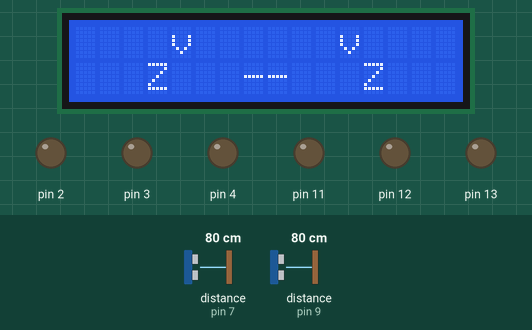
A sketch run on a simulated Arduino Uno, built with avr-gcc and run on an emulated ATmega328P. Shown: 16×2 character LCD, output pins drawn as LEDs (lit = HIGH). Wiring (inferred from the names in the program): 2 × ultrasonic range finder: trigger pin 8, echo pin 9 / trigger pin 10, echo pin 7. Inputs (shaded band) come from the test bench; at power-on: distance to the obstacle (sensors on pin 7, pin 9) 80 cm. The echo pulse lasts 58.3 µs per cm; pins used as bus, display or sensor lines are not drawn; what the sketch prints to the serial monitor is not drawn.

Above: at 2.3 s.
2.4 s: distance to the obstacle (sensor on pin 7) set to 72 cm
At 3.4 s:
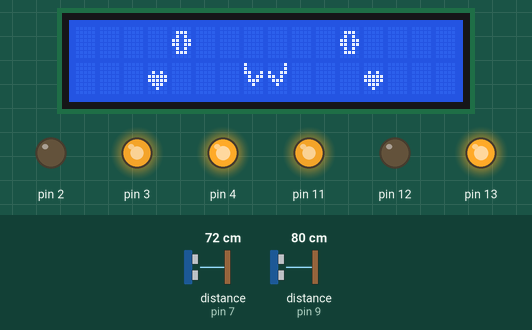
4.0 s: distance to the obstacle (sensor on pin 9) set to 2 cm
At 5.2 s:
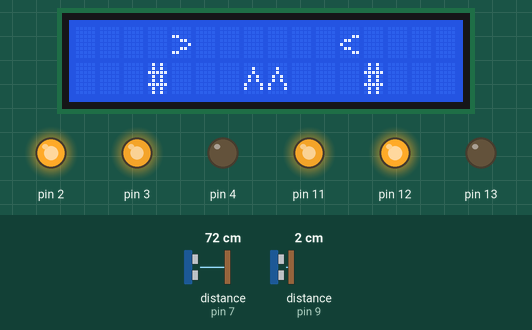
5.5 s: distance to the obstacle (sensor on pin 9) set to 35 cm
At 6.6 s:
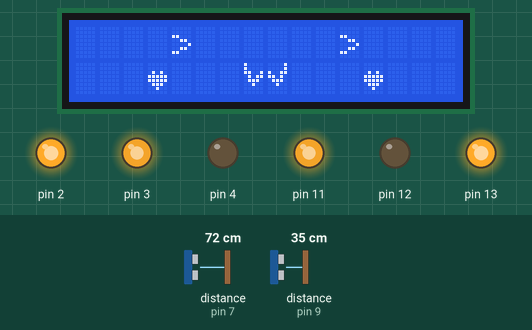
7.1 s: distance to the obstacle (sensor on pin 9) set to 120 cm
At 8.0 s:
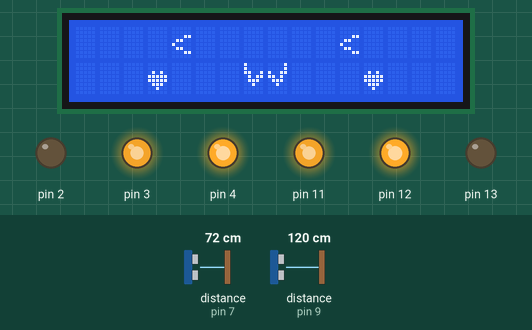
10.1 s: distance to the obstacle (sensor on pin 7) set to 73 cm
At 10.7 s:
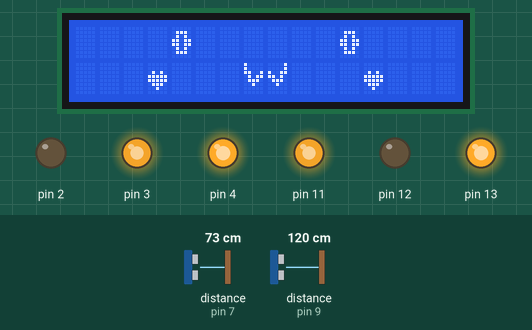
11.6 s: distance to the obstacle (sensor on pin 7) set to 35 cm
At 12.8 s:
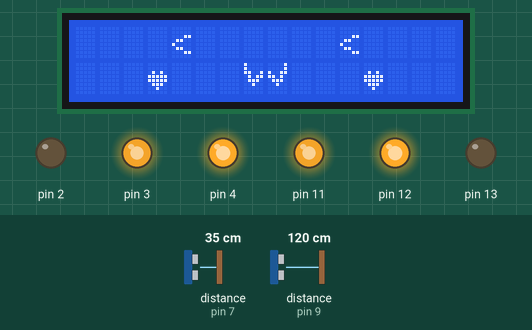
Timing chart, 0 to 14.6 s (numbered marks = the images above; inputs shaded):
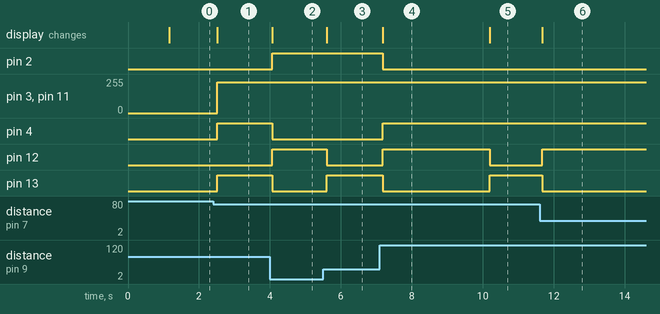

Measured:
- the behaviour switches between 76 and 75 cm on distance to the obstacle (sensor on pin 7) (found by bisection; images 0 and 1)
- the behaviour switches between 72 and 73 cm on distance to the obstacle (sensor on pin 7) (found by bisection; images 4 and 5)
- after the input at 2.4 s, pin 3, pin 11: 0/255 → 231/255 after 0.11 s; pin 4, pin 13: LOW → HIGH after 0.11 s; the display: changes after 0.11 s (image 1)
- after the input at 4.0 s, pin 2, pin 12: LOW → HIGH after 0.06 s; pin 4, pin 13: HIGH → LOW after 0.06 s; the display: changes after 0.06 s (image 2)
- after the input at 5.5 s, pin 12: HIGH → LOW after 0.10 s; pin 13: LOW → HIGH after 0.10 s; the display: changes after 0.10 s (image 3)
- after the input at 7.1 s, pin 2, pin 13: HIGH → LOW after 0.08 s; pin 4, pin 12: LOW → HIGH after 0.08 s; the display: changes after 0.08 s (image 4)
- after the input at 10.1 s, pin 12: HIGH → LOW after 0.09 s; pin 13: LOW → HIGH after 0.09 s; the display: changes after 0.09 s (image 5)
- after the input at 11.6 s, pin 12: LOW → HIGH after 0.08 s; pin 13: HIGH → LOW after 0.08 s; the display: changes after 0.08 s (image 6)

The sketch:

LCD_and_CAT_Final.ino
```cpp
/* PiMart code for The PiMart C.A.T. or the Computer Advised Tracker
 *  Created By: Adam Belkahdir
 *  CoCreated By: Jayson Lopez
*/
// an included library that allows the LCD (Liquid Crystal Display) to work
#include <LiquidCrystal_I2C.h>

LiquidCrystal_I2C lcd(0x27,16,2);  // set the LCD address to 0x3F for a 16 chars and 2 line display


// defines main car pins
const int LeftWheelForward = 4;
const int RightWheelForward = 13;
const int LeftWheelReverse = 2;
const int RightWheelReverse = 12;
const int RightEngine = 11;     //These seem to not be needed as per the Robotic Behavior assignment
const int LeftEngine = 3;
const int rightEchoPin = 9;
const int rightTriggerPin = 8;
const int leftEchoPin = 7;
const int leftTriggerPin = 10;

const int StateGap = 5;
const int MinDistance = 1;    //Some clamp values so the distance measurements don't go above or below these.
const int MaxDistance = 100;
const int ReverseDistance = 10;
const int StopDistance = 25 - StateGap;    //The distance in which the cat will stop. (in cm)
const int FollowDistance = 25 + StateGap;    //The bottom bound where the cat will start to follow. Any distance above this value is what the CAT considers alright to pursue
const int MaxFollowDistance = 75;    //The upper bound where the cat will start to ignore. Any distance above this value the CAT just ignores
const int DistanceMeasurementErrorBounds = 28;    //This distance determines the allowed difference in distances before actually turning left or right.
const int TravelSpeed = 999;

//defines an assortment of characters and phrases for the LCD to display
String group = "PiMart C.A.T. ";
String c = "                  ";
String names = "Adam,Alyna,Jayson,Jessie,and,Caden";

//The following byte arrays are character definitions for the LCD.
byte Heart[8] =
{
0b00000,
0b00000,
0b01010,
0b11111,
0b11111,
0b01110,
0b00100,
0b00000
};

byte GoLeftEye[8] =
{
0b00000,
0b00000,
0b11000,
0b00110,
0b00001,
0b00110,
0b11000,
0b00000
};
byte GoRightEye[8] =
{
0b00000,
0b00000,
0b00011,
0b01100,
0b10000,
0b01100,
0b00011,
0b00000
};
byte ReverseEye[8] =
{
0b00000,
0b00000,
0b00000,
0b00000,
0b00000,
0b00000,
0b00000,
0b00000
};
byte ForwardEye[8] =
{
0b00000,
0b01110,
0b01010,
0b11011,
0b11011,
0b01010,
0b01110,
0b00000
};
byte ReverseMouth[8] =
{
0b00000,
0b00100,
0b00100,
0b01010,
0b01010,
0b10001,
0b10001,
0b00000
};
byte GoMouthL[8] =
{
0b10000,
0b10000,
0b11001,
0b01011,
0b01110,
0b00100,
0b00000,
0b00000
};
byte GoMouthR[8] =
{
0b00001,
0b00001,
0b10011,
0b11010,
0b01110,
0b00100,
0b00000,
0b00000
};
byte Blush[8] =
{
0b01010,
0b01010,
0b11111,
0b01010,
0b01010,
0b11111,
0b01010,
0b01010
};
byte PlaceHolder[8] =
{
0b00000,
0b00000,
0b00000,
0b00000,
0b00000,
0b00000,
0b00000,
0b00000
};

void ForwardFace(){   //A method printing to the LCD the array assortment of characters to make the "forward" face.
  lcd.clear();
  lcd.setCursor(4,0);
  lcd.write(4);
  lcd.setCursor(11,0);
  lcd.write(4);
  lcd.setCursor(7,1);
  lcd.write(6);
  lcd.write(7);
  lcd.setCursor(3,1);
  lcd.write(0);
  lcd.setCursor(12,1);
  lcd.write(0);
}

void ReverseFace(){   //A method printing to the LCD the array assortment of characters to make the "reverse" face.
  lcd.clear();
  lcd.setCursor(4,0);
  lcd.write(1);
  lcd.setCursor(11,0);
  lcd.write(2);
  lcd.setCursor(7,1);
  lcd.write(5);
  lcd.write(5);
  lcd.setCursor(3,1);
  lcd.write(3);
  lcd.setCursor(12,1);
  lcd.write(3);
}
void LeftFace(){   //A method printing to the LCD the array assortment of characters to make the "left" face.
  lcd.clear();
  lcd.setCursor(4,0);
  lcd.write(1);
  lcd.setCursor(11,0);
  lcd.write(1);
  lcd.setCursor(7,1);
  lcd.write(6);
  lcd.write(7);
  lcd.setCursor(3,1);
  lcd.write(0);
  lcd.setCursor(12,1);
  lcd.write(0);
}
void RightFace(){   //A method printing to the LCD the array assortment of characters to make the "right" face.
  lcd.clear();
  lcd.setCursor(4,0);
  lcd.write(2);
  lcd.setCursor(11,0);
  lcd.write(2);
 lcd.setCursor(7,1);
  lcd.write(6);
  lcd.write(7);
  lcd.setCursor(3,1);
  lcd.write(0);
  lcd.setCursor(12,1);
  lcd.write(0);
}
void StopFace(){   //A method printing to the LCD the array assortment of characters to make the "stop" face.
  lcd.clear();
  lcd.setCursor(4,0);
  lcd.print("v");
  lcd.setCursor(11,0);
  lcd.print("v");
  lcd.setCursor(7,1);
  lcd.print("-");
  lcd.print("-");
  lcd.setCursor(3,1);
  lcd.print("Z");
  lcd.setCursor(12,1);
  lcd.print("Z");
}


//The following is the actual code

class Wheel
{
  public:             // Access specifier
    int forwardPinNumber;
    int reversePinNumber;
    int enginePinNumber;

    Wheel(int enginePin, int forwardPin, int reversePin)    //The initializer method for a singular wheel. This method sets all the pin numbers and modes for each pin.
    {
      forwardPinNumber = forwardPin;    //Stores all the pins as fields to access.
      reversePinNumber = reversePin;
      enginePinNumber = enginePin;
      pinMode(enginePinNumber, OUTPUT);   //Sets all of these wheel pins as output pins for the Arduino.
      pinMode(forwardPinNumber, OUTPUT);
      pinMode(reversePinNumber, OUTPUT);
    }

    void GoForward(int TravelSpeed)   //A method that moves this wheel forward.
    {
      analogWrite(enginePinNumber, TravelSpeed);    //Changes the pin speed
      analogWrite(forwardPinNumber, TravelSpeed);
      digitalWrite(forwardPinNumber, HIGH);   //Has the wheel move forward by applying voltage to the forward pin.
      digitalWrite(reversePinNumber, LOW);
    }

    void Reverse(int TravelSpeed)
    {
      analogWrite(enginePinNumber, TravelSpeed);    //Changes the pin speed
      analogWrite(reversePinNumber, TravelSpeed);
      digitalWrite(forwardPinNumber, LOW);    //Has the wheel move in reverse by applying voltage to the reverse pin.
      digitalWrite(reversePinNumber, HIGH);
    }

    void Stop()
    {
      analogWrite(enginePinNumber, 0);    //Stops all pins
      analogWrite(forwardPinNumber, 0);
      analogWrite(reversePinNumber, 0);
      digitalWrite(forwardPinNumber, LOW);    //Disables both the forward and reverse pins of the wheel.
      digitalWrite(reversePinNumber, LOW);
    }
};

class UltraSensor
{
  public:             // Access specifier
    int echoPinNumber;
    int triggerPinNumber;

    UltraSensor(int echoPin, int triggerPin)    //The initializer method for an ultrasound sensor. This method sets all the pin numbers and modes for each pin.
    {
      echoPinNumber = echoPin;    //Stores all the pins as fields to access.
      triggerPinNumber = triggerPin;
      pinMode(echoPin, INPUT);
      pinMode(triggerPin, OUTPUT);
    }

    int Scan(int minDist, int maxDist)    //A method that will return the distance within the known bounds.
    {
      digitalWrite(triggerPinNumber, LOW);   //Disables the ultrasound emitter to make sure there are no extra waves.
      delayMicroseconds(2);
      digitalWrite(triggerPinNumber, HIGH);    //Triggers the ultrasound emitter.
      delayMicroseconds(10);
      digitalWrite(triggerPinNumber, LOW);   //Disables the ultrasound emitter.

      long duration = pulseIn(echoPinNumber, HIGH);   //Has the ultrasound sensors receiver wait and interpret the wave signals that return.
      int distance = duration * 0.034 / 2;    //Converts the time it took for the waves to arrive into a distance.

      if (distance < minDist)   //Clamps the distance so we don't get... unwanted values
        distance = minDist;
      else if (distance > maxDist)
        distance = maxDist;

      return distance;
    }

    int TakeAverageDistance(int amountOfScans, int delayPerScan)    //Takes multiple scans and averages them out for a closer approximation of what the distance really is.
    {
        int avgDist = 0;
        for (int i = 0; i < amountOfScans; i++)
        {
          avgDist += Scan(MinDistance, MaxDistance);
          delayMicroseconds(delayPerScan);
        }
        avgDist /= amountOfScans;
        return avgDist;
    }
};

Wheel leftWheel(LeftEngine, LeftWheelForward, LeftWheelReverse);    //Defines the wheels as objects which we control separately.
Wheel rightWheel(RightEngine, RightWheelForward, RightWheelReverse);
UltraSensor leftSensor(leftEchoPin, leftTriggerPin);    //Defines both sensors as objects we can control individually.
UltraSensor rightSensor(rightEchoPin, rightTriggerPin);

void setup()
{
  Serial.begin(9600);   //Sets up the serial monitor
  lcd.begin(16, 2);   //Sets up the LCD
  lcd.print("PiMart Robot");
  lcd.setBacklight(1);
  lcd.createChar(0, Heart);
  lcd.createChar(1, GoLeftEye);
  lcd.createChar(2, GoRightEye);
  lcd.createChar(3, Blush);
  lcd.createChar(4, ForwardEye);
  lcd.createChar(5, ReverseMouth);
  lcd.createChar(6, GoMouthL);
  lcd.createChar(7, GoMouthR);
  delay (1000);
}

//Methods for cat
void MoveForward()    //Moves the cat forward
{
  ForwardFace();
  leftWheel.GoForward(TravelSpeed);   //Moves both wheels forward
  rightWheel.GoForward(TravelSpeed);
}

void MoveReverse()    //Moves the cat in reverse
{
  ReverseFace();
  leftWheel.Reverse(TravelSpeed);   //Moves both wheels in reverse
  rightWheel.Reverse(TravelSpeed);
}

void MoveLeft()   //Moves the cat to the left (in place)
{
  LeftFace();
  leftWheel.Reverse(TravelSpeed);
  rightWheel.GoForward(TravelSpeed);  //i changed from stop to forward
  /*rightWheel.GoForward(TravelSpeed);
  leftWheel.Stop();*/
}

void MoveRight()   //Moves the cat to the right (in place)
{
  RightFace();
  leftWheel.GoForward(TravelSpeed); //i changed from stop to forward
  rightWheel.Reverse(TravelSpeed);

  /*leftWheel.GoForward(TravelSpeed);
  rightWheel.Stop();*/
}

void MoveStop()   //Stops all wheels to stop the cat.
{
  StopFace();
  leftWheel.Stop();
  rightWheel.Stop();
}

bool NumberInErrorBounds(int num1, int num2)    //Compares two numbers to determine if they are within a certain margin of error from each other.
{
  int err = DistanceMeasurementErrorBounds;
  return num1 >= num2 - err && num1 <= num2 + err;
}

void loop()
{
  delay(10);
  Serial.println(" ");    //These prints are to separate the data in the serial monitor to make the data readable.
  Serial.println(" ");
  Serial.println(" ");
  Serial.println(" ");
  Serial.println(" ");
  Serial.println(" ");
  Serial.println(" ");
  int leftDistance = leftSensor.Scan(MinDistance, MaxDistance);    //Has the left sensor scan between the minimum and maximum distances.
  int rightDistance = rightSensor.Scan(MinDistance, MaxDistance);    //Has the right sensor scan between the minimum and maximum distances.
  Serial.print("Left Distance: ");
  Serial.print(leftDistance);
  Serial.println(" cm");
  Serial.print("Right Distance: ");
  Serial.print(rightDistance);
  Serial.println(" cm");

  if (leftDistance < ReverseDistance || rightDistance < ReverseDistance)    //Checks if either of the sensors are too close to something. Will reverse if there is.
  {
    MoveReverse();
    Serial.println("Reverse");
    return;
  }

  if (leftDistance < StopDistance || rightDistance < StopDistance)    //Checks if either of the sensors are detecting something in the stopping range. Stops the cat if there's something there.
  {
    MoveStop();
    Serial.println("Stop (Stop distance)");
    return;
  }

  if (leftDistance < MaxFollowDistance || rightDistance < MaxFollowDistance)    //Checks if one of the sensors are detecting something.
  {
    if (NumberInErrorBounds(leftDistance, rightDistance))   //Checks if both distance measurements are close enough. If they are the cat moves forward.
    {
      Serial.println("Forward");
      MoveForward();    //Moves the cat forward
    }
    else    //At this point it can only be either of the two extremes. We already know that the distances are not within their error bounds.
    {
      if (leftDistance > rightDistance + DistanceMeasurementErrorBounds)    //Checks if there is something in the left side of the cat, in which case it moves toward it.
      {
        MoveLeft();   //Moves to the left
        Serial.println("Left");
      }
      else
      {
        MoveRight();    //Moves to the right
        Serial.println("Right");
      }
    }
  }
  else
  {
    MoveStop();   //Stops the cat if both sensors are out of bounds.
    Serial.println("Stop");
  }
}
```
